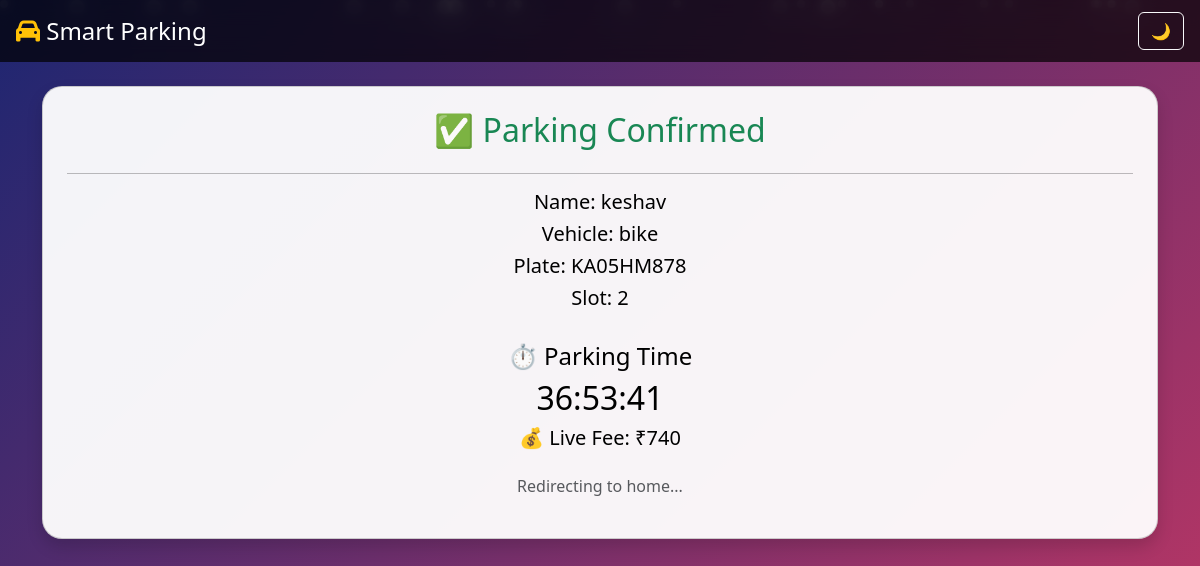
/dashboard/KA05HM878, run on the app's committed database.
### tables this page shows
CREATE TABLE users (
            id INTEGER PRIMARY KEY AUTOINCREMENT,
            name TEXT,
            vehicle TEXT,
            plate TEXT UNIQUE,
            slot INTEGER,
            entry_time TEXT,
            exit_time TEXT,
            fee INTEGER,
            status TEXT
        );

### main.py (the view)
@app.route('/dashboard/<string:plate>')
def dashboard(plate):
    conn = sqlite3.connect('parking.db')
    cur = conn.cursor()
    cur.execute("SELECT * FROM users WHERE plate=?", (plate,))
    user = cur.fetchone()
    conn.close()
    if not user:
        return "Invalid plate or user not found"
    entry_time = datetime.fromisoformat(user[5])
    now = datetime.now()
    duration = now - entry_time
    total_minutes = int(duration.total_seconds() / 60)
    hours = total_minutes // 60
    minutes = total_minutes % 60
    time_display = f"{hours}h {minutes}m"
    rate = 20 if user[2] == "bike" else 50
    fee = max(1, ceil(total_minutes / 60)) * rate
    entry_time_str = entry_time.isoformat()
    return render_template(
        'dashboard.html',
        user=user,
        duration=time_display,
        fee=fee,
        entry_time=entry_time_str
    )

### templates/dashboard.html (shortened to what this page needs)
{% extends 'base.html' %}
{% block content %}
<div class="card p-4 text-center shadow">
    <h2 class="text-success">✅ Parking Confirmed</h2>
    <hr>
    <h5>Name: {{ user[1] }}</h5>
    <h5>Vehicle: {{ user[2] }}</h5>
    <h5>Plate: {{ user[3] }}</h5>
    <h5>Slot: {{ user[4] }}</h5>
    <div class="mt-4">
        <h4>⏱️ Parking Time</h4>
        <h2 id="timer">00:00:00</h2>
        <h5>💰 Live Fee: ₹<span id="fee">0</span></h5>
    </div>
    <p class="mt-3 text-muted">Redirecting to home...</p>
</div>
{% endblock %}

### templates/base.html (style rules this page uses)
body { background: linear-gradient(135deg, #1d2671, #c33764); color: white; min-height: 100vh; overflow-x: hidden; }
.card { border-radius: 20px; background: rgba(255,255,255,0.95); color: black; backdrop-filter: blur(12px); transition: 0.3s; }

### data on the page
users: name "keshav", vehicle "bike", plate "KA05HM878", slot "2"
